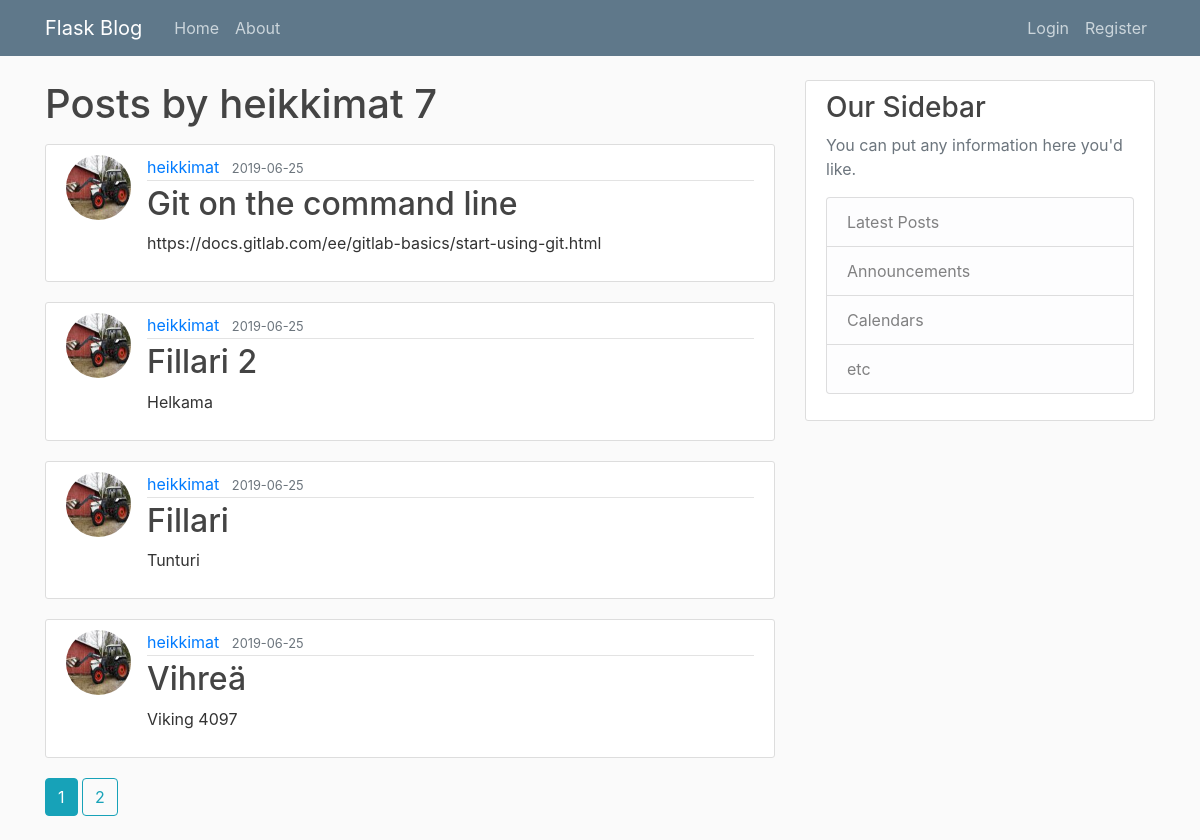
Screenshot of /user/heikkimat with the database file from the repository.
### flaskblog/models.py (models this page shows, shortened)
class User(db.Model, UserMixin):
    id = db.Column(db.Integer, primary_key=True)
    username = db.Column(db.String(20), unique=True, nullable=False)
    email = db.Column(db.String(120), unique=True, nullable=False)
    image_file = db.Column(db.String(20), nullable=False, default="default.jpg")
    password = db.Column(db.String(60), nullable=False)
    posts = db.relationship("Post", backref="author", lazy=True)

class Post(db.Model):
    id = db.Column(db.Integer, primary_key=True)
    title = db.Column(db.String(100), nullable=False)
    date_posted = db.Column(db.DateTime, nullable=False, default=datetime.utcnow)
    content = db.Column(db.Text, nullable=False)
    user_id = db.Column(db.Integer, db.ForeignKey("user.id"), nullable=False)

### flaskblog/routes.py (the view)
@app.route("/user/<string:username>")
def user_post(username):
    page = request.args.get("page", 1, type=int)
    user = User.query.filter_by(username=username).first_or_404()
    posts = Post.query.filter_by(author=user)\
        .order_by(Post.date_posted.desc())\
        .paginate(page=page, per_page=4)
    return render_template("user_post.html", posts = posts, user=user)

### flaskblog/templates/user_post.html
{% extends "layout.html" %}
{% block content %}
    <h1 class="mb-3">Posts by {{ user.username }} {{ posts.total }}</h1>
    {% for post in posts.items %}
        <article class="media content-section">
          <img class="rounded-circle article-img" src='{{ url_for("static", filename="profile_pics/" + post.author.image_file) }}'>
          <div class="media-body">
            <div class="article-metadata">
              <a class="mr-2" href="{{ url_for('user_post', username=post.author.username) }}">{{ post.author.username }}</a>
              <small class="text-muted">{{ post.date_posted.strftime("%Y-%m-%d") }}</small>
            </div>
            <h2><a class="article-title" href="{{ url_for('post', post_id=post.id) }}">{{ post.title }}</a></h2>
            <p class="article-content">{{ post.content }}</p>
          </div>
        </article>
    {% endfor %}
    {% for page_num in posts.iter_pages(left_edge=1, right_edge=1, left_current=1, right_current=2) %}
      {% if page_num %}
        {% if posts.page == page_num %}
          <a class="btn btn-info mb-4" href="{{ url_for("user_post", username=user.username, page=page_num) }}">{{ page_num }}</a>
        {% else %}
          <a class="btn btn-outline-info mb-4" href="{{ url_for("user_post", username=user.username, page=page_num) }}">{{ page_num }}</a>
        {% endif %}
      {% else %}
        ...
      {% endif %}
    {% endfor %}
{% endblock content %}

### flaskblog/static/main.css (style rules this page uses)
body { background: #fafafa; color: #333333; margin-top: 5rem; }
h1, h2, h3, h4, h5, h6 { color: #444444; }
.content-section { background: #ffffff; padding: 10px 20px; border: 1px solid #dddddd; border-radius: 3px; margin-bottom: 20px; }
.article-title { color: #444444; }
.article-content { white-space: pre-line; }
.article-img { height: 65px; width: 65px; margin-right: 16px; }
.article-metadata { padding-bottom: 1px; margin-bottom: 4px; border-bottom: 1px solid #e3e3e3 }

### rows the page displays
User: username "heikkimat"
Post: image_file (picture), author.username "heikkimat", date_posted "2019-06-25", title "Git on the command line", content "https://docs.gitlab.com/ee/gitlab-basics/start-using-git.html"
Post: image_file (picture), author.username "heikkimat", date_posted "2019-06-25", title "Fillari 2", content "Helkama"
Post: image_file (picture), author.username "heikkimat", date_posted "2019-06-25", title "Fillari", content "Tunturi"
Post: image_file (picture), author.username "heikkimat", date_posted "2019-06-25", title "Vihreä", content "Viking 4097"

### other values shown
{{ posts.total }} "7"
{{ page_num }} "1"
{{ page_num }} "2"
